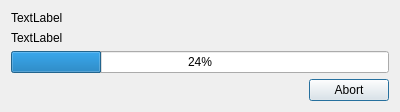
<?xml version="1.0" encoding="UTF-8"?>
<ui version="4.0">
 <class>OperationDialog</class>
 <widget class="QDialog" name="OperationDialog">
  <property name="geometry">
   <rect>
    <x>0</x>
    <y>0</y>
    <width>400</width>
    <height>106</height>
   </rect>
  </property>
  <property name="windowTitle">
   <string>Dialog</string>
  </property>
  <layout class="QVBoxLayout" name="verticalLayout">
   <item>
    <widget class="QLabel" name="operationLabel">
     <property name="text">
      <string>TextLabel</string>
     </property>
    </widget>
   </item>
   <item>
    <widget class="QLabel" name="operationProgressLabel">
     <property name="text">
      <string>TextLabel</string>
     </property>
    </widget>
   </item>
   <item>
    <widget class="QProgressBar" name="operationProgressBar">
     <property name="value">
      <number>24</number>
     </property>
     <property name="alignment">
      <set>Qt::AlignCenter</set>
     </property>
    </widget>
   </item>
   <item>
    <widget class="QDialogButtonBox" name="operationButtonBox">
     <property name="standardButtons">
      <set>QDialogButtonBox::Abort</set>
     </property>
    </widget>
   </item>
  </layout>
 </widget>
 <resources/>
 <connections/>
</ui>
